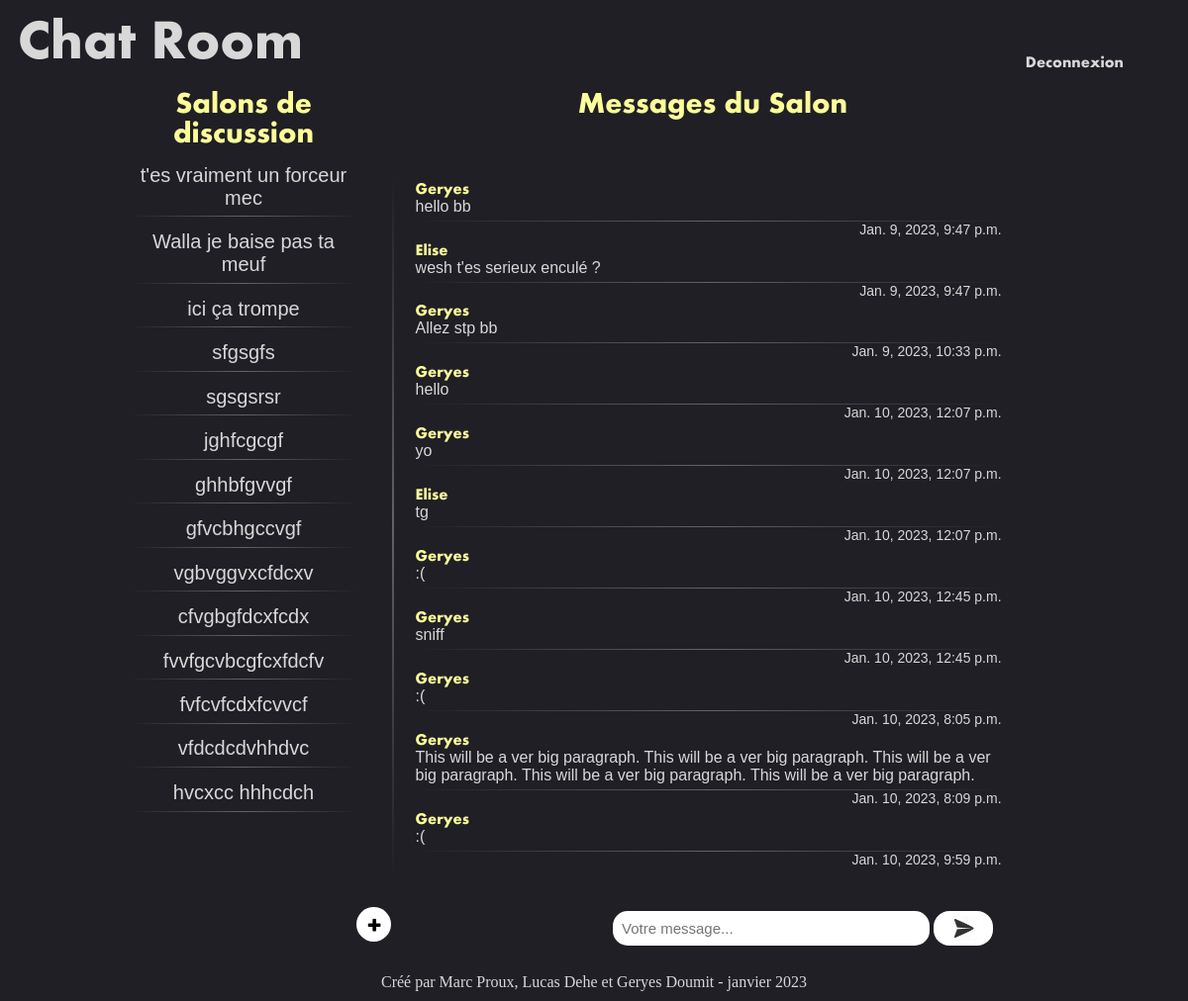
Screenshot of /chatrooms/2/ (signed in) with the database file from the repository.
### chatRoom/models.py (models this page shows, shortened)
class Room(models.Model):
    name = models.CharField(max_length=200)
    users = models.ManyToManyField(User)

class Message(models.Model):
    user = models.ForeignKey(User, on_delete=models.CASCADE)
    room = models.ForeignKey(Room, on_delete=models.CASCADE)
    message = models.CharField(max_length=200)
    date = models.DateTimeField('date published')

### chatRoom/views.py (the view)
# urls.py: path('chatrooms/<int:id>/', views.room, name='room'),
def room(request, id):
    if id not in Room.objects.filter(users=request.user).values_list('pk', flat=True):
        raise Http404('Page not found')
    last_message_time = Max("message__date")
    room_list = Room.objects.filter(users=request.user).annotate(last_message_time=last_message_time).order_by('-last_message_time')
    romm = get_object_or_404(Room, id=id)
    messages_in_room = romm.message_set.all()
    return render(request, 'chatRoom/main-page.html', {'room_list':room_list, 'messages_in_room':messages_in_room})

### chatRoom/templates/chatRoom/main-page.html
{% extends "chatRoom/baseLayout.html" %}
{% block content %}
{% if user.is_authenticated %}
    <header>
        <h1 class="main-page-title"><a href="{% url 'index' %}">Chat Room</a></h1>
        <a class="log-out" href="{% url 'logout' %}">Deconnexion</a>
    </header>
    <p class="Room-title">Salons de discussion</p>
    <aside class="Room-list">
        <nav>
            <ul>
                {% for room in room_list %}
                    <li class="Room-name"><a href="{% url 'room' room.id %}">{{ room.name }}</a></li>
                {% endfor %}
            </ul>
        </nav>
    </aside>
    <p class="Messages-title">Messages du Salon</p>
    <section class="messages-list">
        <nav>
            <ul class="message-box">
                {% for message in messages_in_room %}
                    <li class="user">{{ message.user }}</li>
                    <li class="message">{{ message.message }}</li>
                    <li class="date">{{ message.date }}</li>
                {% endfor %}
                <p class="space">ㅤ</p>
            </ul>
        </nav>
    </section>
    <section class="fixed-buttons">
        <button class="add-room-button" title="Créer un salon de discussion"></button>
        <div>
            <input type="text" placeholder="Votre message..." name="message-text-field" id="msg-txt-field" maxlength="500">
            <button class="send-button" title="Envoyer le message"> </button>
        </div>
    </section>
{% else %}
    <p>You are not logged in</p>
    <a href="{% url 'login' %}">Log In</a>
{% endif %}
{% endblock %}

### chatRoom/static/chatRoom/style.css (style rules this page uses)
* { margin: 0; padding: 0; color: rgb(216, 216, 216); }
body { background-color: rgb(32,31,37); }
.log-out { position: absolute; right: 5%; top: 5%; text-decoration: none; font-family: Aharoni, sans-serif; border-radius: 12px; transition: ease-in-out 0.3s; padding: 5px; }
.main-page-title { font-family: Aharoni, sans-serif; text-align: left; color: rgb(216, 216, 216); font-size: 350%; margin: 1.5%; }
.main-page-title a { text-decoration: none; }
li { list-style-type: none; width: 100%; }
.Messages-title, .Room-title { display: inline-block; font-family: Aharoni, sans-serif; font-size: 30px; text-align: center; color: rgb(253, 253, 153); }
.Room-title { width: 19%; margin-left: 11%; }
.Messages-title { float: right; width: 60%; margin-right: 10%; }
.messages-list { width: 60%; height: 70%; padding-right: 7%; text-align: left; position: absolute; bottom: 15%; right: 0%; }
.messages-list nav { padding-left: 3%; margin-top: 3.6%; height: 100%; border-left: 2px solid; border-image:linear-gradient(0deg, rgba(167,167,167,0) 0%, rgba(167,167,167,0.5) 50%, rgba(167,167,167,0) 100%) 1; position: relative; }
.user { color: rgb(253, 253, 153); font-family: Aharoni, sans-serif; margin-top: 1%; }
.message { font-family: sans-serif; padding-bottom: 5px; color: rgb(216, 216, 216); border-bottom: 1px solid; border-image:linear-gradient(90deg, rgba(167,167,167,0) 0%, rgba(167,167,167,0.5) 50%, rgba(167,167,167,0) 100%) 1; }
.date { font-family: sans-serif; text-align: right; font-size: 14px; }
.message-box { width: 85%; }
.messages-list ul { align-items: baseline; }
.messages-list nav { overflow-y: auto; }
.Room-name { border-bottom: 1px solid; border-image:linear-gradient(90deg, rgba(167,167,167,0) 0%, rgba(167,167,167,0.5) 50%, rgba(167,167,167,0) 100%) 1; border-radius: 7px; font-family: sans-serif; font-size: 20px; text-align: center; margin: 3% 0 3% 0; transition: ease-in-out 0.2s; cursor: pointer; overflow: hidden; text-decoration: none; }
.Room-name a { text-align: center; display: block; text-decoration: none; margin: auto; padding: 3%; }
.Room-list { width: 19%; height: 72%; margin-left: 5%; padding-left: 6%; padding-right: 3%; position: absolute; left: 0; overflow-y: auto; direction: rtl; }
.add-room-button { background-color: white; background-image: url(img/plus.png); background-size: 45%; background-position: center; background-repeat: no-repeat; width: 35px; height: 35px; border: 0; border-radius: 100%; margin-right: 220px; margin-bottom: 20px; transition: ease-in-out 0.2s; }
.send-button { height: 35px; width: 60px; vertical-align: bottom; border: 0; border-radius: 16px; background-color: white; background-image: url("img/send.png"); background-size: 45%; background-position: center; background-repeat: no-repeat; transition: ease-in-out 0.2s; }
.fixed-buttons input { width: 60%; vertical-align: bottom; font-size: 15px; padding: 9px; border: 0; border-radius: 15px; background-color: white; color: rgb(32,31,37); transition: ease-in-out 0.2s; }
.fixed-buttons div { display: inline-block; width: 60%; }
.fixed-buttons { margin: auto; width: 70%; display: inline-block; position: fixed; bottom: 4%; left: 30%; border-radius: 15px; background-color: rgb(32,31,37); }
.space { height: 10%; }

### rows the page displays
Room: name "t'es vraiment un forceur mec"
Room: name "Walla je baise pas ta meuf"
Room: name "ici ça trompe"
Room: name "sfgsgfs"
Room: name "sgsgsrsr"
Room: name "jghfcgcgf"
Room: name "ghhbfgvvgf"
Room: name "gfvcbhgccvgf"
Room: name "vgbvggvxcfdcxv"
Room: name "cfvgbgfdcxfcdx"
Room: name "fvvfgcvbcgfcxfdcfv"
Room: name "fvfcvfcdxfcvvcf"
Room: name "vfdcdcdvhhdvc"
Room: name "hvcxcc hhhcdch"
Message: user "Geryes", message "hello bb", date "Jan. 9, 2023, 9:47 p.m."
Message: user "Elise", message "wesh t'es serieux enculé ?", date "Jan. 9, 2023, 9:47 p.m."
Message: user "Geryes", message "Allez stp bb", date "Jan. 9, 2023, 10:33 p.m."
Message: user "Geryes", message "hello", date "Jan. 10, 2023, 12:07 p.m."
Message: user "Geryes", message "yo", date "Jan. 10, 2023, 12:07 p.m."
Message: user "Elise", message "tg", date "Jan. 10, 2023, 12:07 p.m."
Message: user "Geryes", message ":(", date "Jan. 10, 2023, 12:45 p.m."
Message: user "Geryes", message "sniff", date "Jan. 10, 2023, 12:45 p.m."
Message: user "Geryes", message ":(", date "Jan. 10, 2023, 8:05 p.m."
Message: user "Geryes", message "This will be a ver big paragraph. This will be a ver big paragraph. This will be a ver big paragraph. This will be a ver big paragraph. This will be a ver big paragraph.", date "Jan. 10, 2023, 8:09 p.m."
Message: user "Geryes", message ":(", date "Jan. 10, 2023, 9:59 p.m."
